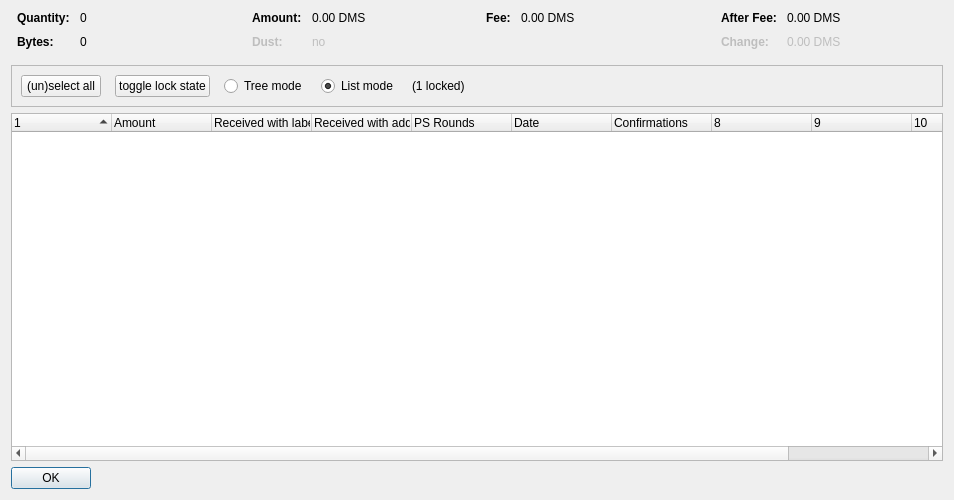
<?xml version="1.0" encoding="UTF-8"?>
<ui version="4.0">
 <class>CoinControlDialog</class>
 <widget class="QDialog" name="CoinControlDialog">
  <property name="geometry">
   <rect>
    <x>0</x>
    <y>0</y>
    <width>954</width>
    <height>500</height>
   </rect>
  </property>
  <property name="windowTitle">
   <string>Coin Selection</string>
  </property>
  <layout class="QVBoxLayout" name="verticalLayout">
   <item>
    <layout class="QHBoxLayout" name="horizontalLayoutTop" stretch="0,0,0,0">
     <property name="topMargin">
      <number>0</number>
     </property>
     <property name="bottomMargin">
      <number>10</number>
     </property>
     <item>
      <layout class="QFormLayout" name="formLayoutCoinControl1">
       <property name="horizontalSpacing">
        <number>10</number>
       </property>
       <property name="verticalSpacing">
        <number>10</number>
       </property>
       <property name="leftMargin">
        <number>6</number>
       </property>
       <property name="rightMargin">
        <number>6</number>
       </property>
       <item row="0" column="0">
        <widget class="QLabel" name="labelCoinControlQuantityText">
         <property name="font">
          <font>
           <weight>75</weight>
           <bold>true</bold>
          </font>
         </property>
         <property name="text">
          <string>Quantity:</string>
         </property>
        </widget>
       </item>
       <item row="0" column="1">
        <widget class="QLabel" name="labelCoinControlQuantity">
         <property name="cursor">
          <cursorShape>IBeamCursor</cursorShape>
         </property>
         <property name="contextMenuPolicy">
          <enum>Qt::ActionsContextMenu</enum>
         </property>
         <property name="text">
          <string notr="true">0</string>
         </property>
         <property name="textInteractionFlags">
          <set>Qt::LinksAccessibleByMouse|Qt::TextSelectableByKeyboard|Qt::TextSelectableByMouse</set>
         </property>
        </widget>
       </item>
       <item row="1" column="0">
        <widget class="QLabel" name="labelCoinControlBytesText">
         <property name="font">
          <font>
           <weight>75</weight>
           <bold>true</bold>
          </font>
         </property>
         <property name="text">
          <string>Bytes:</string>
         </property>
        </widget>
       </item>
       <item row="1" column="1">
        <widget class="QLabel" name="labelCoinControlBytes">
         <property name="cursor">
          <cursorShape>IBeamCursor</cursorShape>
         </property>
         <property name="contextMenuPolicy">
          <enum>Qt::ActionsContextMenu</enum>
         </property>
         <property name="text">
          <string notr="true">0</string>
         </property>
         <property name="textInteractionFlags">
          <set>Qt::LinksAccessibleByMouse|Qt::TextSelectableByKeyboard|Qt::TextSelectableByMouse</set>
         </property>
        </widget>
       </item>
      </layout>
     </item>
     <item>
      <layout class="QFormLayout" name="formLayoutCoinControl2">
       <property name="horizontalSpacing">
        <number>10</number>
       </property>
       <property name="verticalSpacing">
        <number>10</number>
       </property>
       <property name="leftMargin">
        <number>6</number>
       </property>
       <property name="rightMargin">
        <number>6</number>
       </property>
       <item row="0" column="0">
        <widget class="QLabel" name="labelCoinControlAmountText">
         <property name="font">
          <font>
           <weight>75</weight>
           <bold>true</bold>
          </font>
         </property>
         <property name="text">
          <string>Amount:</string>
         </property>
        </widget>
       </item>
       <item row="0" column="1">
        <widget class="QLabel" name="labelCoinControlAmount">
         <property name="cursor">
          <cursorShape>IBeamCursor</cursorShape>
         </property>
         <property name="contextMenuPolicy">
          <enum>Qt::ActionsContextMenu</enum>
         </property>
         <property name="text">
          <string notr="true">0.00 DMS</string>
         </property>
         <property name="textInteractionFlags">
          <set>Qt::LinksAccessibleByMouse|Qt::TextSelectableByKeyboard|Qt::TextSelectableByMouse</set>
         </property>
        </widget>
       </item>
       <item row="1" column="0">
        <widget class="QLabel" name="labelCoinControlLowOutputText">
         <property name="enabled">
          <bool>false</bool>
         </property>
         <property name="font">
          <font>
           <weight>75</weight>
           <bold>true</bold>
          </font>
         </property>
         <property name="text">
          <string>Dust:</string>
         </property>
        </widget>
       </item>
       <item row="1" column="1">
        <widget class="QLabel" name="labelCoinControlLowOutput">
         <property name="enabled">
          <bool>false</bool>
         </property>
         <property name="cursor">
          <cursorShape>IBeamCursor</cursorShape>
         </property>
         <property name="contextMenuPolicy">
          <enum>Qt::ActionsContextMenu</enum>
         </property>
         <property name="text">
          <string notr="true">no</string>
         </property>
         <property name="textInteractionFlags">
          <set>Qt::LinksAccessibleByMouse|Qt::TextSelectableByKeyboard|Qt::TextSelectableByMouse</set>
         </property>
        </widget>
       </item>
      </layout>
     </item>
     <item>
      <layout class="QFormLayout" name="formLayoutCoinControl3">
       <property name="horizontalSpacing">
        <number>10</number>
       </property>
       <property name="verticalSpacing">
        <number>10</number>
       </property>
       <property name="leftMargin">
        <number>6</number>
       </property>
       <property name="rightMargin">
        <number>6</number>
       </property>
       <item row="0" column="0">
        <widget class="QLabel" name="labelCoinControlFeeText">
         <property name="font">
          <font>
           <weight>75</weight>
           <bold>true</bold>
          </font>
         </property>
         <property name="text">
          <string>Fee:</string>
         </property>
        </widget>
       </item>
       <item row="0" column="1">
        <widget class="QLabel" name="labelCoinControlFee">
         <property name="cursor">
          <cursorShape>IBeamCursor</cursorShape>
         </property>
         <property name="contextMenuPolicy">
          <enum>Qt::ActionsContextMenu</enum>
         </property>
         <property name="text">
          <string notr="true">0.00 DMS</string>
         </property>
         <property name="textInteractionFlags">
          <set>Qt::LinksAccessibleByMouse|Qt::TextSelectableByKeyboard|Qt::TextSelectableByMouse</set>
         </property>
        </widget>
       </item>
      </layout>
     </item>
     <item>
      <layout class="QFormLayout" name="formLayoutCoinControl4">
       <property name="horizontalSpacing">
        <number>10</number>
       </property>
       <property name="verticalSpacing">
        <number>10</number>
       </property>
       <property name="leftMargin">
        <number>6</number>
       </property>
       <property name="rightMargin">
        <number>6</number>
       </property>
       <item row="0" column="0">
        <widget class="QLabel" name="labelCoinControlAfterFeeText">
         <property name="font">
          <font>
           <weight>75</weight>
           <bold>true</bold>
          </font>
         </property>
         <property name="text">
          <string>After Fee:</string>
         </property>
        </widget>
       </item>
       <item row="0" column="1">
        <widget class="QLabel" name="labelCoinControlAfterFee">
         <property name="cursor">
          <cursorShape>IBeamCursor</cursorShape>
         </property>
         <property name="contextMenuPolicy">
          <enum>Qt::ActionsContextMenu</enum>
         </property>
         <property name="text">
          <string notr="true">0.00 DMS</string>
         </property>
         <property name="textInteractionFlags">
          <set>Qt::LinksAccessibleByMouse|Qt::TextSelectableByKeyboard|Qt::TextSelectableByMouse</set>
         </property>
        </widget>
       </item>
       <item row="1" column="0">
        <widget class="QLabel" name="labelCoinControlChangeText">
         <property name="enabled">
          <bool>false</bool>
         </property>
         <property name="font">
          <font>
           <weight>75</weight>
           <bold>true</bold>
          </font>
         </property>
         <property name="text">
          <string>Change:</string>
         </property>
        </widget>
       </item>
       <item row="1" column="1">
        <widget class="QLabel" name="labelCoinControlChange">
         <property name="enabled">
          <bool>false</bool>
         </property>
         <property name="cursor">
          <cursorShape>IBeamCursor</cursorShape>
         </property>
         <property name="contextMenuPolicy">
          <enum>Qt::ActionsContextMenu</enum>
         </property>
         <property name="text">
          <string notr="true">0.00 DMS</string>
         </property>
         <property name="textInteractionFlags">
          <set>Qt::LinksAccessibleByMouse|Qt::TextSelectableByKeyboard|Qt::TextSelectableByMouse</set>
         </property>
        </widget>
       </item>
      </layout>
     </item>
    </layout>
   </item>
   <item>
    <widget class="QFrame" name="frame">
     <property name="minimumSize">
      <size>
       <width>0</width>
       <height>40</height>
      </size>
     </property>
     <property name="frameShape">
      <enum>QFrame::StyledPanel</enum>
     </property>
     <property name="frameShadow">
      <enum>QFrame::Sunken</enum>
     </property>
     <layout class="QHBoxLayout" name="horizontalLayout">
      <item>
       <layout class="QHBoxLayout" name="horizontalLayoutPanel" stretch="0,0,0,0,0,0">
        <property name="spacing">
         <number>14</number>
        </property>
        <item>
         <widget class="QPushButton" name="pushButtonSelectAll">
          <property name="sizePolicy">
           <sizepolicy hsizetype="Maximum" vsizetype="Fixed">
            <horstretch>0</horstretch>
            <verstretch>0</verstretch>
           </sizepolicy>
          </property>
          <property name="text">
           <string>(un)select all</string>
          </property>
          <property name="autoDefault">
           <bool>false</bool>
          </property>
         </widget>
        </item>
        <item>
         <widget class="QPushButton" name="pushButtonToggleLock">
          <property name="sizePolicy">
           <sizepolicy hsizetype="Maximum" vsizetype="Fixed">
            <horstretch>0</horstretch>
            <verstretch>0</verstretch>
           </sizepolicy>
          </property>
          <property name="text">
           <string>toggle lock state</string>
          </property>
          <property name="autoDefault">
           <bool>false</bool>
          </property>
         </widget>
        </item>
        <item>
         <widget class="QRadioButton" name="radioTreeMode">
          <property name="sizePolicy">
           <sizepolicy hsizetype="Maximum" vsizetype="Fixed">
            <horstretch>0</horstretch>
            <verstretch>0</verstretch>
           </sizepolicy>
          </property>
          <property name="text">
           <string>Tree mode</string>
          </property>
         </widget>
        </item>
        <item>
         <widget class="QRadioButton" name="radioListMode">
          <property name="sizePolicy">
           <sizepolicy hsizetype="Maximum" vsizetype="Fixed">
            <horstretch>0</horstretch>
            <verstretch>0</verstretch>
           </sizepolicy>
          </property>
          <property name="text">
           <string>List mode</string>
          </property>
          <property name="checked">
           <bool>true</bool>
          </property>
         </widget>
        </item>
        <item>
         <widget class="QLabel" name="labelLocked">
          <property name="text">
           <string>(1 locked)</string>
          </property>
         </widget>
        </item>
        <item>
         <spacer name="horizontalSpacer">
          <property name="orientation">
           <enum>Qt::Horizontal</enum>
          </property>
          <property name="sizeHint" stdset="0">
           <size>
            <width>40</width>
            <height>20</height>
           </size>
          </property>
         </spacer>
        </item>
       </layout>
      </item>
     </layout>
    </widget>
   </item>
   <item>
    <widget class="CoinControlTreeWidget" name="treeWidget">
     <property name="contextMenuPolicy">
      <enum>Qt::CustomContextMenu</enum>
     </property>
     <property name="sortingEnabled">
      <bool>false</bool>
     </property>
     <property name="columnCount">
      <number>11</number>
     </property>
     <attribute name="headerShowSortIndicator" stdset="0">
      <bool>true</bool>
     </attribute>
     <attribute name="headerStretchLastSection">
      <bool>false</bool>
     </attribute>
     <column>
      <property name="text">
       <string/>
      </property>
     </column>
     <column>
      <property name="text">
       <string>Amount</string>
      </property>
     </column>
     <column>
      <property name="text">
       <string>Received with label</string>
      </property>
     </column>
     <column>
      <property name="text">
       <string>Received with address</string>
      </property>
     </column>
     <column>
      <property name="text">
       <string>PS Rounds</string>
      </property>
     </column>
     <column>
      <property name="text">
       <string>Date</string>
      </property>
     </column>
     <column>
      <property name="text">
       <string>Confirmations</string>
      </property>
      <property name="toolTip">
       <string>Confirmed</string>
      </property>
     </column>
     <column>
      <property name="text">
       <string/>
      </property>
     </column>
     <column>
      <property name="text">
       <string/>
      </property>
     </column>
     <column>
      <property name="text">
       <string/>
      </property>
     </column>
     <column>
      <property name="text">
       <string/>
      </property>
     </column>
    </widget>
   </item>
   <item>
    <widget class="QDialogButtonBox" name="buttonBox">
     <property name="sizePolicy">
      <sizepolicy hsizetype="Maximum" vsizetype="Fixed">
       <horstretch>0</horstretch>
       <verstretch>0</verstretch>
      </sizepolicy>
     </property>
     <property name="orientation">
      <enum>Qt::Horizontal</enum>
     </property>
     <property name="standardButtons">
      <set>QDialogButtonBox::Ok</set>
     </property>
    </widget>
   </item>
  </layout>
 </widget>
 <customwidgets>
  <customwidget>
   <class>CoinControlTreeWidget</class>
   <extends>QTreeWidget</extends>
   <header>coincontroltreewidget.h</header>
  </customwidget>
 </customwidgets>
 <resources/>
 <connections/>
</ui>
